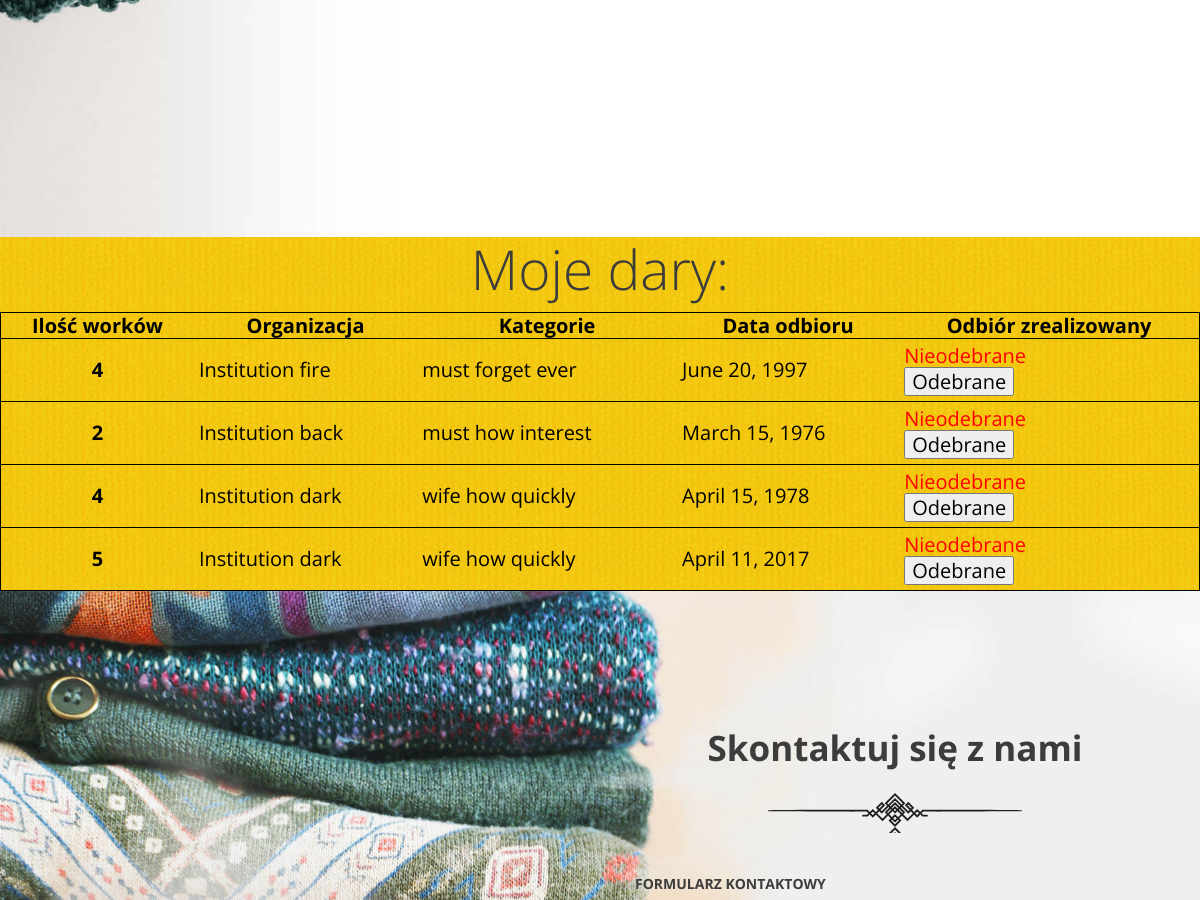
The page /user/1 (middle part) on the database as committed earlier.
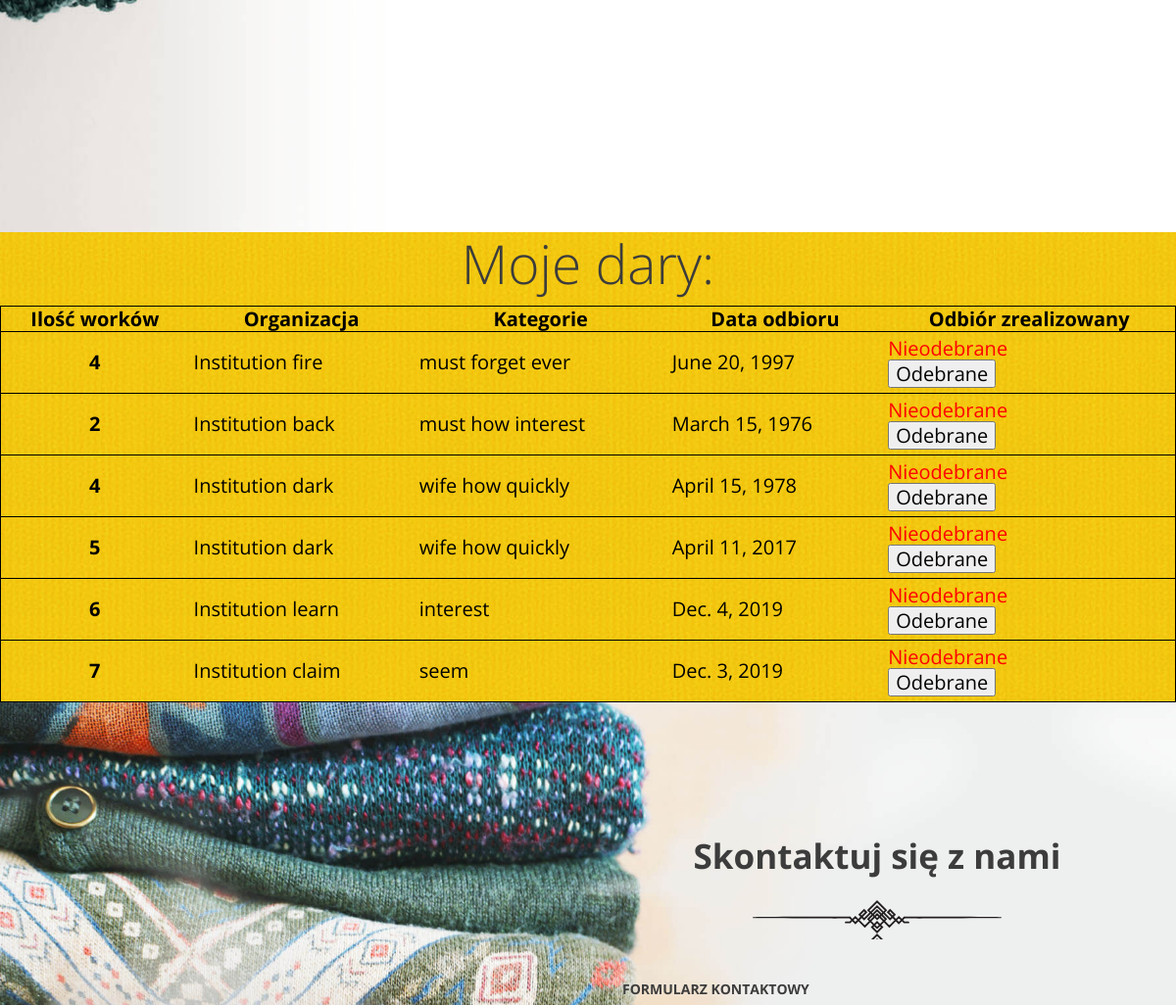
The same page on the database as committed later.
### charity/models.py (models this page shows)
class Donation(models.Model):
    class Meta:
        ordering = ["is_taken"]
    quantity = models.IntegerField()
    categories = models.ManyToManyField(Category)
    institution = models.ForeignKey(Institution, on_delete=models.DO_NOTHING)
    address = models.CharField(max_length=512)
    phone_number = models.IntegerField()
    city = models.CharField(max_length=64)
    zip_code = models.CharField(max_length=5)
    pick_up_date = models.DateField()
    pick_up_time = models.TimeField()
    pick_up_comment = models.TextField(null=True)
    user = models.ForeignKey(User, on_delete=models.DO_NOTHING, default=None, null=True)
    is_taken = models.BooleanField(default=False)

class Institution(models.Model):
    name = models.CharField(max_length=256)
    description = models.TextField()
    type = models.IntegerField(choices=INSTITUTION_TYPES, default=1)
    categories = models.ManyToManyField(Category)
    def __str__(self):
        return self.name

class Category(models.Model):
    name = models.CharField(max_length=64)
    def __str__(self):
        return self.name

### charity/views.py (the view, shortened to what this page needs)
# urls.py: path('user/<int:user_id>', UserProfileView.as_view()),
class UserProfileView(View):
    def get(self, request, user_id):
        user = User.objects.get(id=user_id)
        return render(request, 'user_profile.html', {"user": user})

### charity/templates/user_profile.html (shortened to what this page needs)
{% extends 'base.html' %}
{% block content %}
    <header class="header--form-page">
    <div class="slogan container container--90">
        <div class="slogan--item">
        </div>
      </div>
    </header>
    <section id="stats" class="stats">
        <div class="stats--item">
            <em>Moje dary:</em>
        </div><br>
    <table class="simple-table">
        <thead>
        <tr style="color: black;">
            <th>Ilość worków</th>
            <th>Organizacja</th>
            <th>Kategorie</th>
            <th>Data odbioru</th>
            <th>Odbiór zrealizowany</th>
        </tr>
        </thead>
        <tbody>
        {% for donations in user.donation_set.all %}
        <tr class="simple-table">
            <th>{{ donations.quantity }}</th>
            <td>{{ donations.institution }}</td>
            <td>{% for donation in donations.categories.all %}
                            {{ donation }}
                        {% endfor %}</td>
            <td>{{ donations.pick_up_date }}</td>
            {% if donations.is_taken is False %}
            <td id="donation-status" style="color: red;">
                Nieodebrane <form method="post">
                    <button type="submit" name="taken" value="{{ donations.id }}">
                    Odebrane</button></form>
            {% endif %}
        </tr>
        </tbody>
        {% endfor %}
    </table>
    </section>
{% endblock %}

### charity/templates/base.html (shortened to what this page needs)
{% load static %}
<!DOCTYPE html>
<html lang="pl">
  <head>
    <link rel="stylesheet" href="{% static 'css/style.css' %}" type="text/css">
  </head>
    <body>
    {% block content %}
    {% endblock %}
        <footer id="contact">
          <div class="contact">
            <h2>Skontaktuj się z nami</h2>
            <h3>Formularz kontaktowy</h3>
          </div>
        </footer>
  </body>
</html>

Rows that differ between the two databases and show on the page:
added Donation: quantity "6", institution "Institution learn", pick_up_date "Dec. 4, 2019", {{ donations.id }} 41 (drawn), Category (name "interest")
added Donation: quantity "7", institution "Institution claim", pick_up_date "Dec. 3, 2019", {{ donations.id }} 42 (drawn)
now on this page (row unchanged): Category: name "seem", shown under "7"
